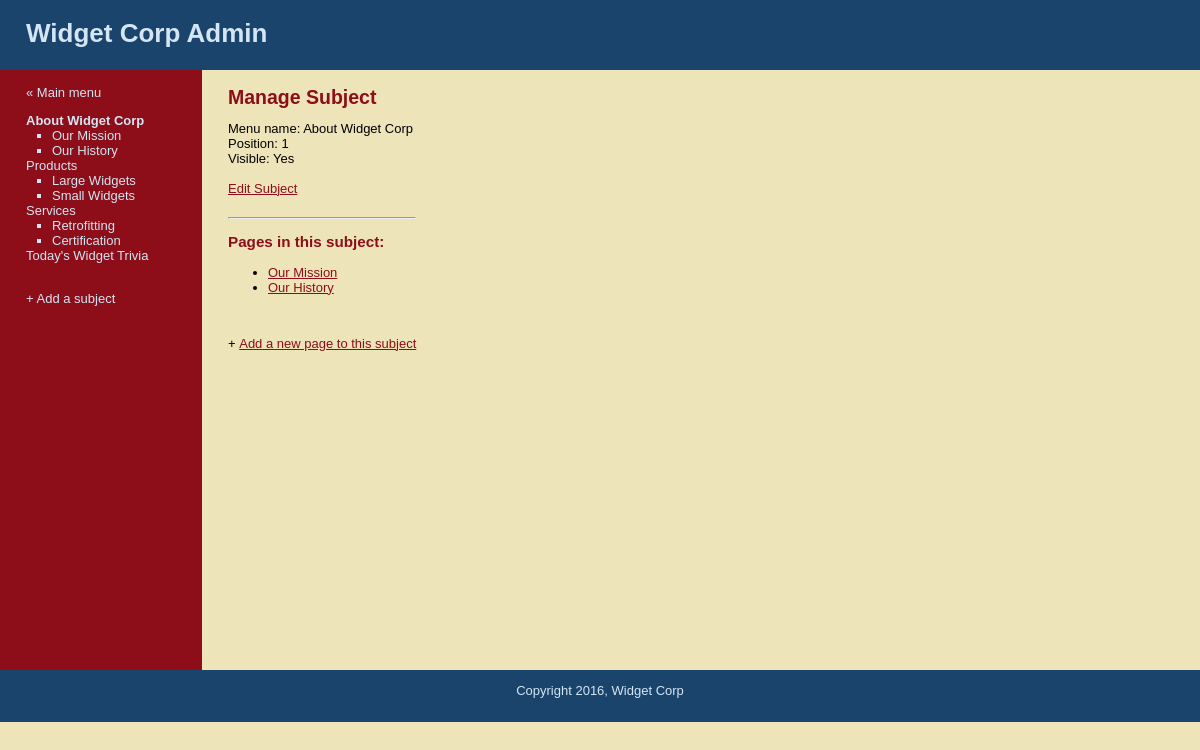
The app's page /manage_content.php?subject=1 (signed in) with its own data.
### tables this page shows
CREATE TABLE `subjects` (
  `id` int(11) NOT NULL AUTO_INCREMENT,
  `menu_name` varchar(30) NOT NULL,
  `position` int(3) NOT NULL,
  `visible` tinyint(1) NOT NULL,
  PRIMARY KEY (`id`)
);

CREATE TABLE `pages` (
  `id` int(11) NOT NULL AUTO_INCREMENT,
  `subject_id` int(11) NOT NULL,
  `menu_name` varchar(30) NOT NULL,
  `position` int(3) NOT NULL,
  `visible` tinyint(1) NOT NULL,
  `content` text,
  PRIMARY KEY (`id`),
  KEY `subject_id` (`subject_id`)
);

### public/manage_content.php (the view, shortened to what this page needs)
<?php require_once("../includes/db_connections.php"); ?>
<?php require_once("../includes/functions.php"); ?>
<?php $layout_context = "admin"; ?>
<?php include("../includes/layouts/header.php"); ?>
<?php find_selected_page(); ?>
<div id="main">
    <div id="navigation">
        <br/>
        <?php if($current_page){  ?>
        <br/>
        <a href="manage_content.php?subject=<?php echo urlencode($current_page["subject_id"]); ?>">&laquo; Back</a><br/>
        <?php } else { ?>
        <a href="admin.php">&laquo; Main menu</a><br/>
        <?php } ?>
        <?php echo navigation($current_subject, $current_page); ?>
        <br />
        <a href="new_subject.php">+ Add a subject</a>
    </div>
    <div id="page">
        <?php if($current_subject){ ?>
            <h2>Manage Subject</h2>
            Menu name: <?php echo htmlentities($current_subject["menu_name"]); ?><br/>
            Position: <?php echo $current_subject["position"]; ?><br/>
            Visible: <?php echo $current_subject["visible"] == 1 ? 'Yes' : 'No'; ?><br/>
            <br/>
            <a href="edit_subject.php?subject= <?php echo urlencode($current_subject["id"]); ?>">Edit Subject</a>
            <br/>
            <br/>
            <hr>
            <h3>Pages in this subject: </h3>
            <ul>
                <?php
                    $page_set = find_pages_for_subject($current_subject["id"], false);
                    while($page = mysqli_fetch_assoc($page_set)){
                        echo "<li><a href=\"manage_content.php?page=";
                        echo urlencode($page["id"]);
                        echo "\">";
                        echo htmlentities($page["menu_name"]);
                        echo "</a></li>";
                    }
               ?>
            </ul>
            <p>+&nbsp;<a href="new_page.php?subject=<?php echo urlencode($current_subject["id"]); ?>">Add a new page to this subject</a></p>
            <?php }else{ ?>
            Please select a subject or a page
            <?php } ?>
    </div>
</div>
<?php include("../includes/layouts/footer.php"); ?>

### includes/layouts/header.php (shortened to what this page needs)
<!DOCTYPE html PUBLIC "-//W3C//DTD HTML 4.01 Transitional//EN"
   "http://www.w3.org/TR/html4/loose.dtd">
<html lang="en">
	<head>
        <link href="stylesheets/public.css" media="all" rel="stylesheet" type="text/css" />
	</head>
	<body>
        <div id="header">
            <h1>Widget Corp<?php if($layout_context == "admin"){echo " Admin"; } ?></h1>
        </div>

### includes/functions.php (shortened to what this page needs)
<?php
    function find_all_subjects($public=true){
        global $connection;
        $query  = "SELECT * ";
        $query .= "FROM subjects ";
        $query .= "ORDER BY position ASC";
        $subject_set = mysqli_query($connection, $query);
        return $subject_set;
    }
    function find_pages_for_subject($subject_id, $public=true){
        global $connection;
        $safe_subject_id = mysqli_real_escape_string($connection, $subject_id);
        $query  = "SELECT * ";
        $query .= "FROM pages ";
        $query .= "WHERE subject_id = {$safe_subject_id} ";
        $query .= "ORDER BY position ASC";
        $page_set = mysqli_query($connection, $query);
        return $page_set;
    }
    function find_selected_page($public = false){
        if(isset($_GET["subject"])){
            $current_subject = find_subject_by_id($_GET["subject"], $public);
           if($current_subject && $public){
                $current_page = find_default_page_for_subject($current_subject["id"]);
           }else{
               $current_page = null;
           }
        }elseif(isset($_GET["page"])){
            $current_subject = null;
            $current_page = find_page_by_id($_GET["page"], $public);
        }else{
            $current_subject = null;
            $current_page = null;
        }
    }
    function navigation($subject_array, $page_array){
        $output = "<ul class=\"subjects\">";
        $subject_set = find_all_subjects(false);
        while($subject = mysqli_fetch_assoc($subject_set)) {
            $output .= "<li";
            if($subject_array && $subject["id"] == $subject_array["id"]){
                $output .= " class=\"selected\"";
            }
            $output .= ">";
            $output .= "<a href=\"manage_content.php?subject=";
            $output .= urlencode($subject["id"]);
            $output .= "\">";
            $output .= htmlentities($subject["menu_name"]);
            $output .= "</a>";
            $page_set = find_pages_for_subject($subject["id"], false);
            $output .= "<ul class=\"pages\">";
            while($page = mysqli_fetch_assoc($page_set)) {
                $output .= "<li";
                $output .= ">";
                $output .= "<a href=\"manage_content.php?page=";
                $output .= urlencode($page["id"]);
                $output .= "\">";
                $output .= htmlentities($page["menu_name"]);
                $output .= "</a>";
                $output .= "</li>";
            }
            $output .= "</ul>";
            $output .= "</li>";
        }
		$output .= "</ul>";
        return $output;
    }
    function find_subject_by_id($subject_id, $public=true){
        global $connection;
        $safe_subject_id = mysqli_real_escape_string($connection, $subject_id);
        $query  = "SELECT * ";
        $query .= "FROM subjects ";
        $query .= "WHERE id = {$safe_subject_id} ";
        $query .= "LIMIT 1";
        $subject_set = mysqli_query($connection, $query);
        if($subject = mysqli_fetch_assoc($subject_set)){
            return $subject;
        }else{
            return null;
        }
    }
?>

### includes/layouts/footer.php (shortened to what this page needs)
        <div id="footer">Copyright <?php echo date("Y"); ?>, Widget Corp</div>
	</body>
</html>

### public/stylesheets/public.css (style rules this page uses)
html { height: 100%; width: 100%; }
body { width: 100%; height: 100%; margin: 0; padding: 0; border: 0; font-family: Verdana, Arial, Helvetica, sans-serif; font-size: 13px; line-height: 15px; background: #EEE4B9; }
a { color: #8D0D19; }
#header { height: 70px; margin: 0; padding: 0; text-align: left; background: #1A446C; color: #D4E6F4; }
#header h1 { padding: 1em; margin: 0; }
#main { height: 600px; width: 100%; margin: 0; padding: 0; background: #EEE4B9; }
#footer { clear: both; height: 2em; margin: 0; padding: 1em; text-align: center; background: #1A446C; color: #D4E6F4; }
#navigation { float: left; width: 150px; height: 100%; margin: 0; padding: 0 2em; color: #D4E6F4; background: #8D0D19; }
#navigation a { color: #D4E6F4; text-decoration: none; }
ul.subjects { margin: 1em 0; padding-left: 0; list-style: none; }
ul.pages { padding-left: 2em; list-style: square; font-weight: normal; }
.selected { font-weight: bold; }
#page { float: left; height: 100%; padding-left: 2em; vertical-align: top; background: #EEE4B9; }
#page h2 { color: #8D0D19; margin-top: 1em; }
#page h3 { color: #8D0D19; }

### records on screen
subjects: value "About Widget Corp", menu_name "About Widget Corp", position "1"
pages: value "Our Mission", menu_name "Our Mission"
pages: value "Our History", menu_name "Our History"
subjects: value "Products"
pages: value "Large Widgets"
pages: value "Small Widgets"
subjects: value "Services"
pages: value "Retrofitting"
pages: value "Certification"
subjects: value "Today's Widget Trivia"
